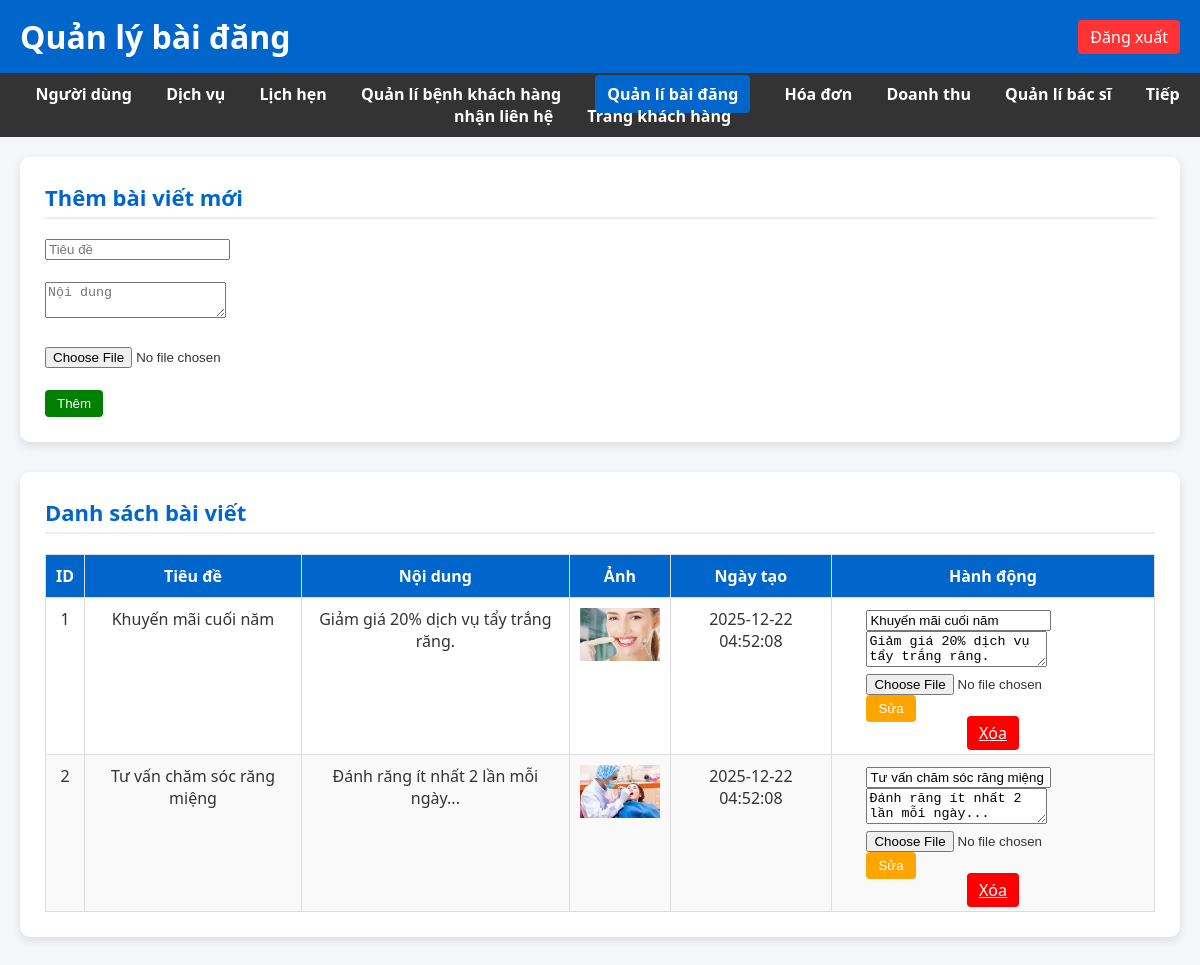
Screenshot of /public/posts.php (signed in) with the database file from the repository.
### tables this page shows
CREATE TABLE `posts` (
  `id` int(11) NOT NULL,
  `title` varchar(255) NOT NULL,
  `content` text NOT NULL,
  `image` varchar(255) DEFAULT NULL,
  `created_at` timestamp NOT NULL DEFAULT current_timestamp()
);

### public/posts.php (the view, shortened to what this page needs)
<?php
try {
    $pdo = new PDO('mysql:host=localhost;dbname=phongnha_db;charset=utf8mb4', 'root', '');
    $pdo->setAttribute(PDO::ATTR_ERRMODE, PDO::ERRMODE_EXCEPTION);
} catch (PDOException $e) {
    die("Kết nối CSDL thất bại: " . $e->getMessage());
}
$posts = $pdo->query("SELECT * FROM posts ORDER BY created_at DESC")->fetchAll(PDO::FETCH_ASSOC);
?>
<!DOCTYPE html>
<html lang="vi">
<head>
  <link rel="stylesheet" href="style.css">
</head>
<body>
<header>
  <h1>Quản lý bài đăng</h1>
  <a href="logout.php" class="logout">Đăng xuất</a>
</header>
<nav>
  <a href="users.php">Người dùng</a>
  <a href="services.php">Dịch vụ</a>
  <a href="appointments.php">Lịch hẹn</a>
  <a href="patients.php">Quản lí bệnh khách hàng</a>
  <a href="posts.php" class="active">Quản lí bài đăng</a>
  <a href="invoice.php">Hóa đơn</a>
  <a href="revenue.php">Doanh thu</a>
  <a href="quanlybacsi.php">Quản lí bác sĩ</a>
  <a href="tiepnhanlienhe.php">Tiếp nhận liên hệ</a>
  <a href="index.php">Trang khách hàng</a>
</nav>
<div class="container">
  <div class="card">
    <h2>Thêm bài viết mới</h2>
    <form method="post" enctype="multipart/form-data">
      <input type="text" name="title" placeholder="Tiêu đề" required><br><br>
      <textarea name="content" placeholder="Nội dung" required></textarea><br><br>
      <input type="file" name="image"><br><br>
      <button type="submit" name="add" class="btn btn-add">Thêm</button>
    </form>
  </div>
  <div class="card">
    <h2>Danh sách bài viết</h2>
    <table>
      <thead>
        <tr>
          <th>ID</th><th>Tiêu đề</th><th>Nội dung</th><th>Ảnh</th><th>Ngày tạo</th><th>Hành động</th>
        </tr>
      </thead>
      <tbody>
        <?php foreach ($posts as $post): ?>
          <tr>
            <td><?= $post['id'] ?></td>
            <td><?= htmlspecialchars($post['title']) ?></td>
            <td><?= nl2br(htmlspecialchars($post['content'])) ?></td>
            <td>
              <?php if (!empty($post['image'])): ?>
                <img src="uploads/<?= htmlspecialchars($post['image']) ?>" width="80">
              <?php endif; ?>
            </td>
            <td><?= $post['created_at'] ?></td>
            <td>
              <form method="post" enctype="multipart/form-data" style="display:inline-block; text-align:left;">
                <input type="text" name="title" value="<?= htmlspecialchars($post['title']) ?>" required><br>
                <textarea name="content" required><?= htmlspecialchars($post['content']) ?></textarea><br>
                <input type="file" name="image"><br>
                <button type="submit" name="edit" class="btn btn-edit">Sửa</button>
              </form>
              <a href="posts.php?delete=<?= $post['id'] ?>" class="btn btn-delete" onclick="return confirm('Xóa bài viết này?')">Xóa</a>
            </td>
          </tr>
        <?php endforeach; ?>
      </tbody>
    </table>
  </div>
</div>
</body>
</html>

### public/style.css (style rules this page uses)
body { margin: 0; padding: 0; font-family: 'Segoe UI', Tahoma, Geneva, Verdana, sans-serif; background: #f4f6f9; color: #333; }
header { background: #0066cc; color: white; padding: 15px 20px; display: flex; justify-content: space-between; align-items: center; }
header h1 { margin: 0; }
.logout { background: #ff3333; color: #fff; padding: 6px 12px; border-radius: 4px; text-decoration: none; }
nav { background: #333; padding: 10px 20px; text-align: center; }
nav a { color: #fff; margin: 0 15px; text-decoration: none; font-weight: bold; }
.container { padding: 20px; }
.card, .box { background: #fff; padding: 25px; border-radius: 10px; box-shadow: 0 4px 10px rgba(0,0,0,0.1); margin-bottom: 30px; }
.card h2, .box h2 { margin-top: 0; color: #0066cc; font-size: 22px; border-bottom: 2px solid #eee; padding-bottom: 5px; }
table { width: 100%; border-collapse: collapse; margin-top: 15px; }
table th, table td { border: 1px solid #ddd; padding: 10px; text-align: center; }
table th { background: #0066cc; color: #fff; }
table tr:nth-child(even) { background: #f9f9f9; }
nav a.active { background-color: #0066cc; color: #fff; padding: 8px 12px; border-radius: 4px; }

### public/posts.php (style rules this page uses)
table { width: 100%; border-collapse: collapse; margin-top: 20px; }
th, td { border: 1px solid #ccc; padding: 8px; text-align: center; vertical-align: top; }
th { background: #007BFF; color: #fff; }
.btn { padding: 6px 12px; border: none; border-radius: 4px; cursor: pointer; }
.btn-edit { background: orange; color: #fff; }
.btn-delete { background: red; color: #fff; }
.btn-add { background: green; color: #fff; }
.card { margin-bottom: 30px; }

### rows the page displays
posts: id "1", title "Khuyến mãi cuối năm", content "Giảm giá 20% dịch vụ tẩy trắng răng.", image (picture), created_at "2025-12-22 04:52:08"
posts: id "2", title "Tư vấn chăm sóc răng miệng", content "Đánh răng ít nhất 2 lần mỗi ngày...", image (picture), created_at "2025-12-22 04:52:08"
